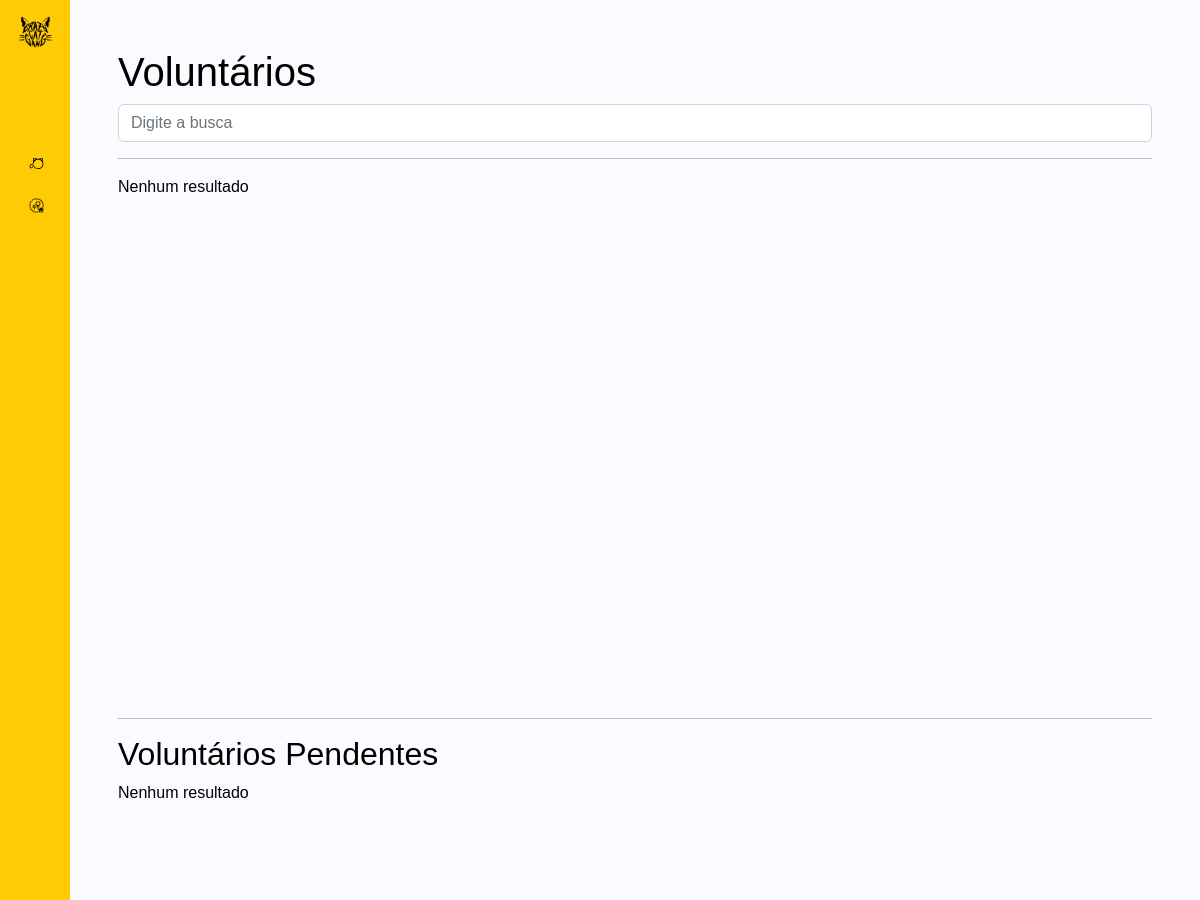
/cms/gestaoVoluntarios.php (upper part), run on an earlier commit of the app's database.
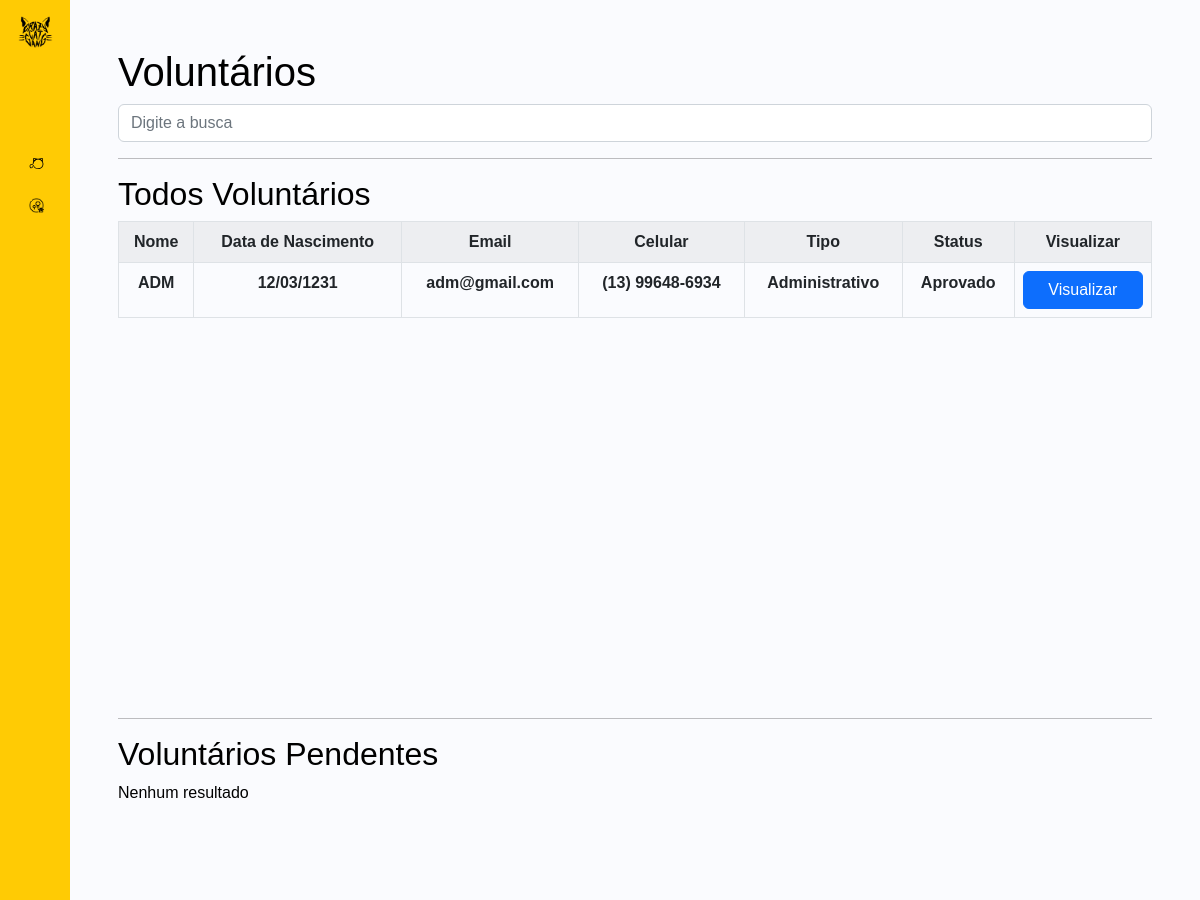
And on a later commit of the database.
### tables this page shows
CREATE TABLE IF NOT EXISTS `user` (
  `id` int(11) NOT NULL AUTO_INCREMENT,
  `registrado` timestamp NOT NULL DEFAULT current_timestamp() ON UPDATE current_timestamp(),
  `nome` text NOT NULL,
  `data_nascimento` date NOT NULL,
  `email` text NOT NULL,
  `celular` text NOT NULL,
  `cpf` text NOT NULL,
  `insta` text DEFAULT NULL,
  `senha` text DEFAULT NULL,
  `tipo` text NOT NULL,
  `estudante` int(11) DEFAULT 0,
  `escolaridade` text DEFAULT NULL,
  `curso_graduacao` text DEFAULT NULL,
  `periodo_graduacao` text DEFAULT NULL,
  `area_atuacao` text DEFAULT NULL,
  `funcoes` text DEFAULT NULL,
  `funcoes_interesse` text DEFAULT NULL,
  `carona_disponibilidade` text DEFAULT NULL,
  `razao` text DEFAULT NULL,
  `certificado` int(11) DEFAULT NULL,
  `disponibilidade` text DEFAULT NULL,
  `observacao` text DEFAULT NULL,
  `amor` text DEFAULT NULL,
  `newsletter` int(11) DEFAULT 0,
  `mora_em` text DEFAULT NULL,
  `pets` int(11) DEFAULT 0,
  `pets_quais` text DEFAULT NULL,
  `pets_vacinas` text DEFAULT NULL,
  `pets_testados` text DEFAULT NULL,
  `pets_castrados` text DEFAULT NULL,
  `bairro` text DEFAULT NULL,
  `endereco` text DEFAULT NULL,
  `user_status` varchar(50) NOT NULL DEFAULT 'Em análise',
  PRIMARY KEY (`id`)
);

### cms/gestaoVoluntarios.php (the view, shortened to what this page needs)
<?php
include ("../models/conexao.php");
include ("../views/blades/header4.php");
include ("../views/blades/sidebar.php");
?>
<div class="main container-fluid p-5">
    <div class="d-flex justify-content-between">
        <h1>Voluntários</h1>
    </div>
    <form action="gestaoVoluntarios.php" method="post">
        <input class="form-control" type="text" name="buscar" placeholder="Digite a busca">
    </form>
    <div class="table-responsive" style="height: 70vh; overflow-y: auto;">
        <hr>
        <?php
        if (isset($_POST["buscar"])) {
            $varBuscar = $_POST["buscar"];
            $query = mysqli_query($conexao, "SELECT * FROM user WHERE nome LIKE '%$varBuscar%' ORDER BY id DESC");
        } else {
            $query = mysqli_query($conexao, "SELECT * FROM user ORDER BY id DESC");
        }
        if (mysqli_num_rows($query) === 0) {
            echo "Nenhum resultado";
        } else {
            ?>
            <h2 class="mt-3">Todos Voluntários</h2>
            <table class="table table-bordered table-striped table-hover justify-content-center">
                <tr>
                    <td class="text-center"><b>Nome</b></td>
                    <td class="text-center"><b>Data de Nascimento</b></td>
                    <td class="text-center"><b>Email</b></td>
                    <td class="text-center"><b>Celular</b></td>
                    <td class="text-center"><b>Tipo</b></td>
                    <td class="text-center"><b>Status</b></td>
                    <td class="text-center"><b>Visualizar</b></td>
                </tr>
                <?php
                while ($exibe = mysqli_fetch_array($query)) {
                    $dataNascimento = new DateTime($exibe['data_nascimento']);
                    $stringDataNascimento = $dataNascimento->format('d/m/Y');
                    ?>
                    <tr>
                        <td class="text-center"><b><?php echo substr($exibe['nome'], 0, 30) ?></b></td>
                        <td class="text-center"><b><?php echo $stringDataNascimento?></b></td>
                        <td class="text-center"><b><?php echo substr($exibe['email'], 0, 30) ?></b></td>
                        <td class="text-center"><b><?php echo $exibe['celular']?></b></td>
                        <td class="text-center"><b><?php echo $exibe['tipo']?></b></td>
                        <td class="text-center"><b><?php echo $exibe['user_status']?></b></td>
                        <td class="text-center"><a class="btn btn-primary d-flex justify-content-center" href="visualizarVoluntario.php?idb=<?php echo $exibe['id'] ?>">Visualizar</a></td>
                    </tr>
                <?php } ?>
            </table>
        <?php } ?>
    </div>
    <div class="table-responsive" style="height: 90vh; overflow-y: auto;">
        <hr>
        <h2>Voluntários Pendentes</h2>
        <?php
        if (isset($_POST["buscar"])) {
            $varBuscar = $_POST["buscar"];
            $query = mysqli_query($conexao, "SELECT * FROM user WHERE nome LIKE '%$varBuscar%' AND user_status = 'Em análise' ORDER BY id DESC");
        } else {
            $query = mysqli_query($conexao, "SELECT * FROM user WHERE user_status = 'Em análise' ORDER BY id DESC");
        }
        if (mysqli_num_rows($query) === 0) {
            echo "Nenhum resultado";
        } ?>
    </div>
</div>
<?php
include ("../views/blades/footer3.php");
?>

What changed in the data, as far as the page shows it:
added user: nome "ADM", data_nascimento "12/03/1231", email "adm@gmail.com", celular "(13) 99648-6934", tipo "Administrativo", user_status "Aprovado"
Also different on the page:
text no longer shown: "Nenhum resultado"
text now shown: "Todos Voluntários Nome Data de Nascimento Email Celular Tipo Status Visualizar"
